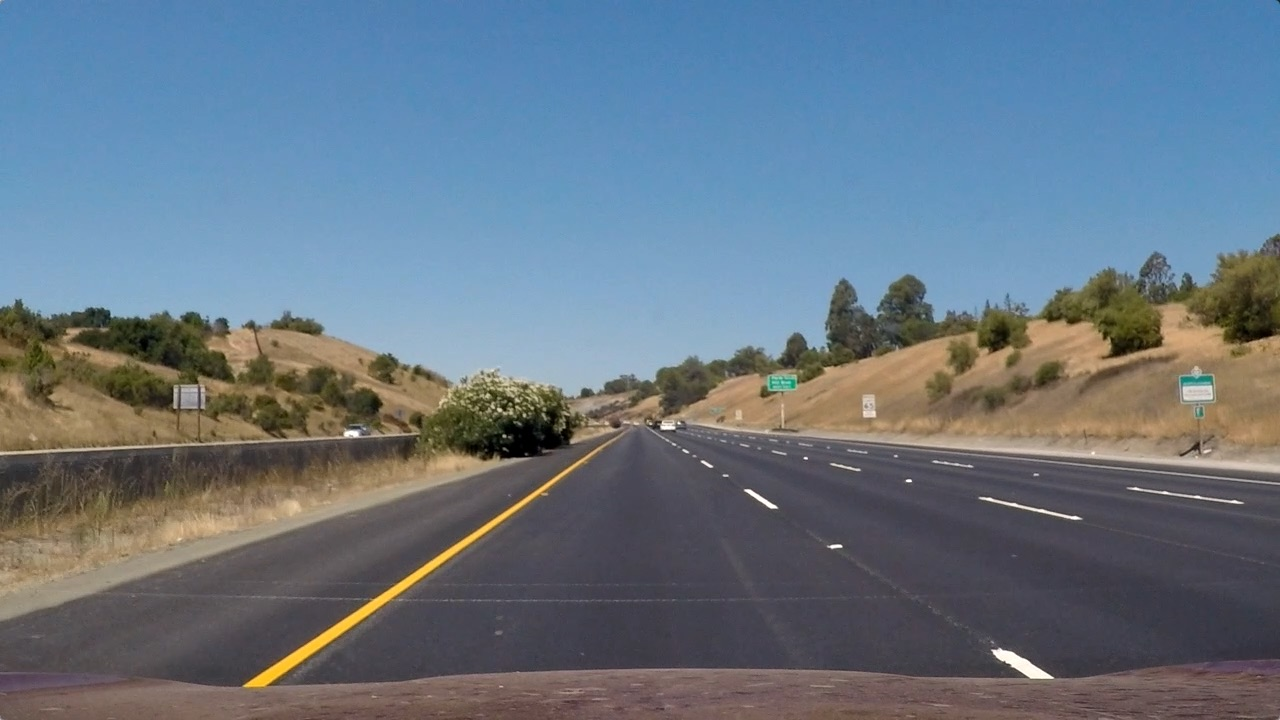
#> input picture test_images/straight_lines1.jpg, 1280 x 720 px
$ python -i bin_img.py   (imports and definitions only)   (older library calls are emulated)
#> lines starting #> are read from the running program, lines starting #| are printed output that depends on the picture
import numpy as np
import cv2
import matplotlib.pyplot as plt
import matplotlib.image as mpimg
import os
from moviepy.editor import VideoFileClip
from IPython.display import HTML

def binarize_image(img):
    for i in range(0,img.shape[0]):
        for ii in range(0,img.shape[1]):
            if (img[i,ii,0] == img[i,ii,1]) & (img[i,ii,1] ==img[i,ii,2]) & (img[i,ii,0] != 0):
                img[i,ii,0] = img[i,ii,0]-1

    gray = cv2.cvtColor(img, cv2.COLOR_RGB2GRAY)

    hls = cv2.cvtColor(img, cv2.COLOR_RGB2HLS)
#> hls: shape (720, 1280, 3); mean of channels 0, 1, 2 85.6, 117, 67
    h = hls[:,:,0]
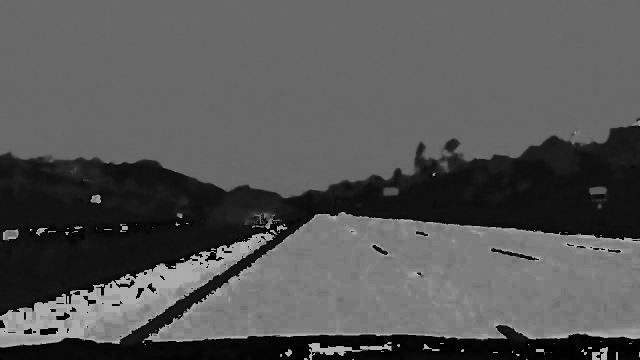
#> h: shape (720, 1280) (shown at 1/2 size); min 0, max 179, mean 85.6
    l = hls[:,:,1]
    s = hls[:,:,2]
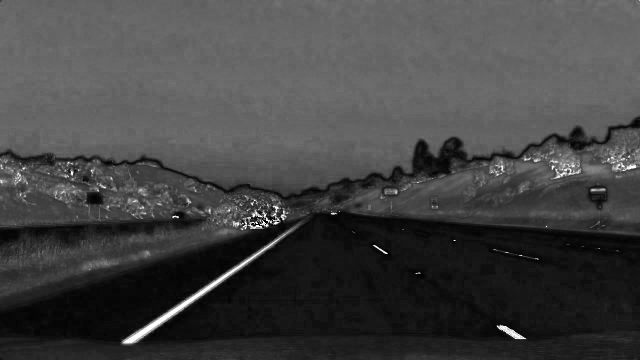
#> s: shape (720, 1280) (shown at 1/2 size); min 0, max 255, mean 67

    sobelx = cv2.Sobel(s, cv2.CV_64F, 1, 0)
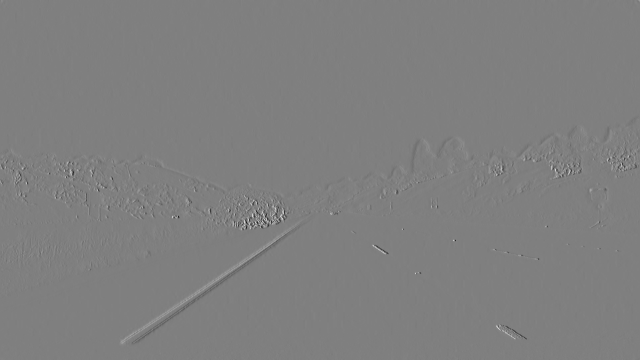
#> sobelx: shape (720, 1280) float64 (shown at 1/2 size); min -1020, max 1020, mean -0.1; drawn with min black and max white
    abs_sobelx = np.absolute(sobelx)
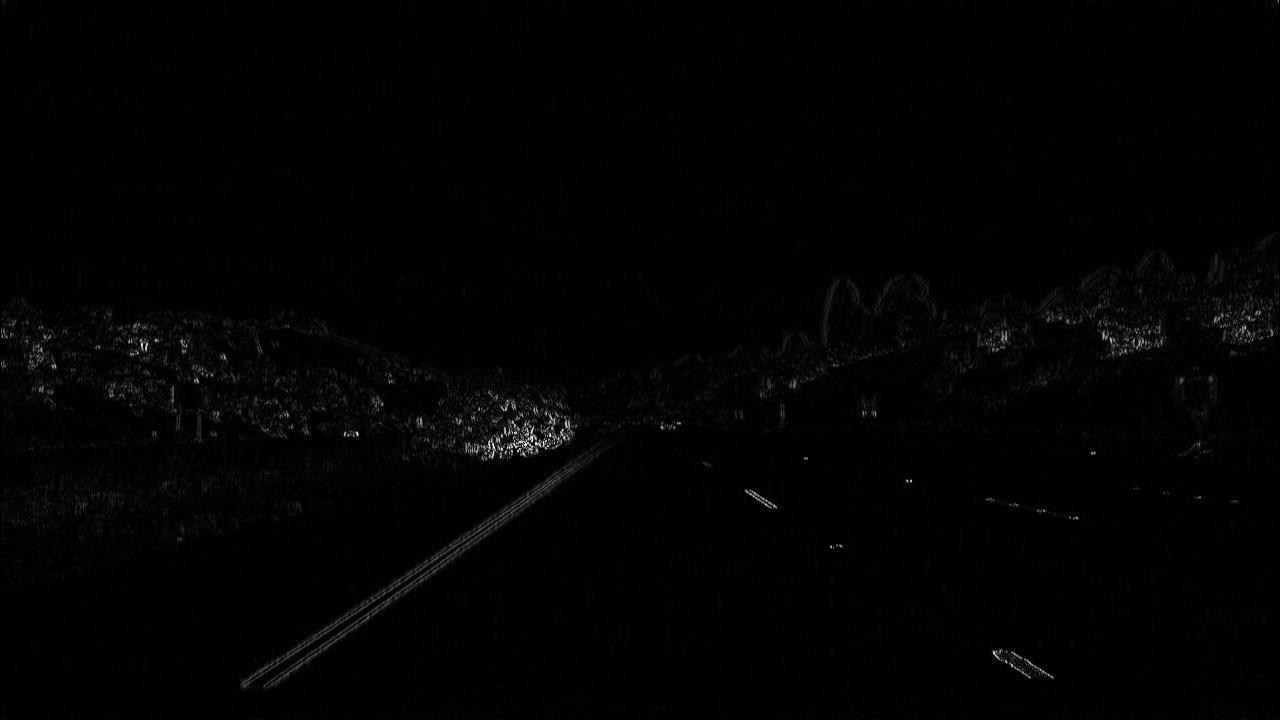
#> abs_sobelx: shape (720, 1280) float64; min 0, max 1020, mean 11.2; drawn with min black and max white
    scaled_sobel = np.uint8(255*abs_sobelx/np.max(abs_sobelx))

    kernel = np.ones((1,51))
    kernel_left = kernel.copy()
    kernel_left[0,25::] = 0
    kernel_left = kernel_left/np.sum(kernel_left)
    kernel_right = kernel.copy()
    kernel_right[0,0:26] = 0
    kernel_right = kernel_right/np.sum(kernel_right)
    sxleft = cv2.filter2D(scaled_sobel, -1, kernel_left)
    sxright = cv2.filter2D(scaled_sobel, -1, kernel_right)

    res = np.zeros_like(scaled_sobel)
    res[(sxleft > 3) & (sxright > 3) & (s > 100) & (h < 50)] = 255


    plt.figure(716)
#> (this line was passed over: IPython is not available in this run)
    plt.imshow(img)
#> (this line was passed over: IPython is not available in this run)
    plt.title('Sobel left')
#> (this line was passed over: IPython is not available in this run)

    plt.figure(714)
#> (this line was passed over: IPython is not available in this run)
    plt.imshow(sxleft, cmap='gray')
#> (this line was passed over: IPython is not available in this run)
    plt.title('Sobel left')
#> (this line was passed over: IPython is not available in this run)

    plt.figure(711)
#> (this line was passed over: IPython is not available in this run)
    plt.imshow(sxright, cmap='gray')
    plt.title('Sobel right')

    plt.figure(712)
    plt.imshow(s, cmap='gray')
    plt.title('s')

    plt.figure(713)
    plt.imshow(h, cmap='gray')
    plt.title('h')

    plt.figure(710)
    plt.imshow(res, cmap='gray')
    plt.title('Binary')


    plt.show()
    return res


src = np.float32([[274,680],[598,450],[683,450],[1030,680]])
dst = np.float32([[200,400],[200,50],[600,50],[600,400]])

M = cv2.getPerspectiveTransform(src, dst)
Minv = cv2.getPerspectiveTransform(dst, src)

ym_per_pix = 75/350 # meters per pixel in y dimension
xm_per_pix = 3.7/400 # meters per pixel in x dimension

def unwrap_image(img):
    warped = cv2.warpPerspective(img, M, (700,450), flags=cv2.INTER_LINEAR)
    return warped

def wrap_image(img, shape):
    warped = cv2.warpPerspective(img, Minv, shape, flags=cv2.INTER_LINEAR)
    return warped

# [82 lines left out: function find_lane_pixels, not called in this run]

# class RingBuffer copied from https://www.oreilly.com/library/view/python-cookbook/0596001673/ch05s19.html
class RingBuffer:
    """ class that implements a not-yet-full buffer """
    def __init__(self,size_max):
        self.max = size_max
        self.xdata = []
        self.ydata = []

    class __Full:
        """ class that implements a full buffer """
        # [5 lines left out: function append, not called in this run]
        def get(self):
            """ return list of elements in correct order """
            return self.xdata[self.cur:]+self.xdata[:self.cur], self.ydata[self.cur:]+self.ydata[:self.cur]

    # [8 lines left out: function append, not called in this run]

    def get(self):
        """ Return a list of elements from the oldest to the newest. """
        return self.xdata, self.ydata


class Line():
    def __init__(self):
        # was the line detected in the last iteration?
        self.detected = False
        # x values of the last n fits of the line
        self.recent_xfitted = []
        #average x values of the fitted line over the last n iterations
        self.bestx = None
        #polynomial coefficients averaged over the last n iterations
        self.best_fit = None
        #polynomial coefficients for the most recent fit
        self.current_fit = [np.array([False])]
        #radius of curvature of the line in some units
        self.radius_of_curvature = None
        #distance in meters of vehicle center from the line
        self.line_base_pos = None
        #difference in fit coefficients between last and new fits
        self.diffs = np.array([0,0,0], dtype='float')
        #x values for detected line pixels
        self.allx = None
        #y values for detected line pixels
        self.buffer = RingBuffer(20)
        self.notdetected = 0

    # [54 lines left out: functions update, update_force, y_range, get_radius, get_vals, get_val, not called in this run]


left_lane = Line()
right_lane = Line()

# [22 lines left out: function fit_polynomial, not called in this run]


# [2 lines not run here, left out]


# [89 lines left out: function process_image, not called in this run]


doImage =False
# [36 lines not run here, left out]

>>> import cv2
>>> picture = cv2.cvtColor(cv2.imread('test_images/straight_lines1.jpg'), cv2.COLOR_BGR2RGB)
#> (the run stopped early here; a loop or call above may not have finished)

$ run again, on test_images/test2.jpg
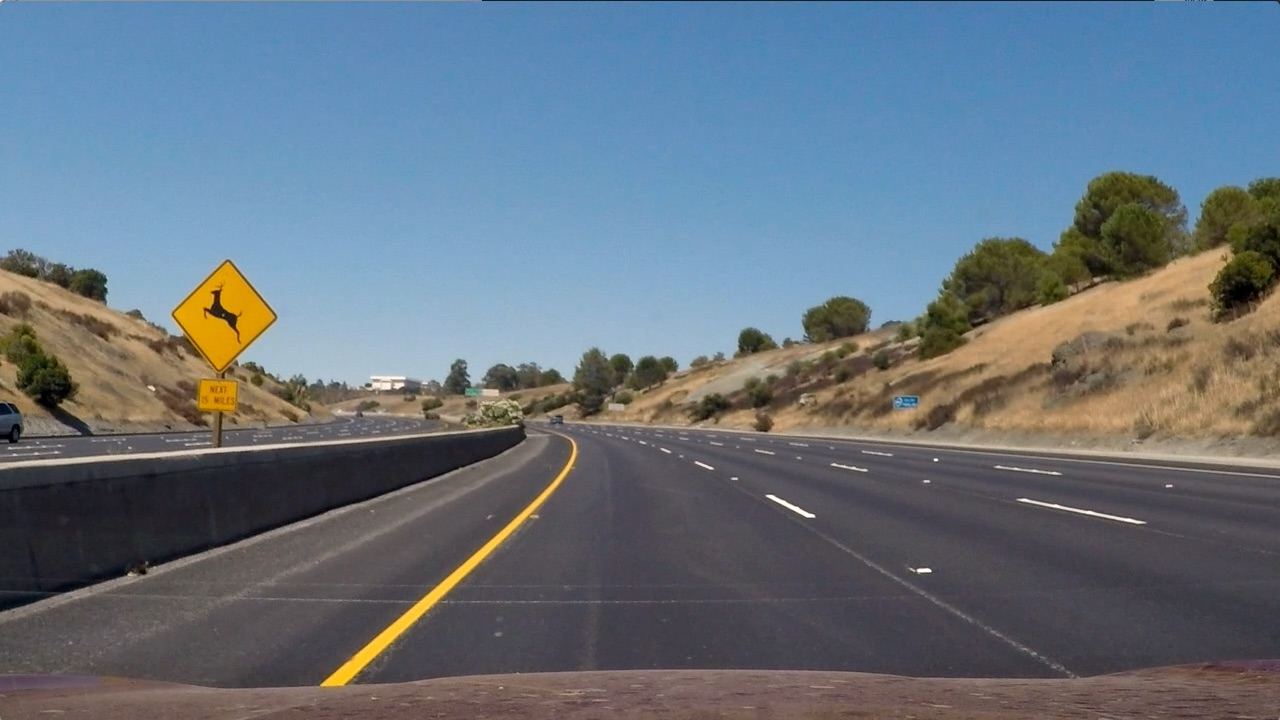
#> input picture test_images/test2.jpg, 1280 x 720 px
#> hls: shape (720, 1280, 3); mean of channels 0, 1, 2 86.3, 113.9, 64.8
#> in binarize_image, `sobelx = cv2.Sobel(s, cv2.CV_64F, 1, 0)`:
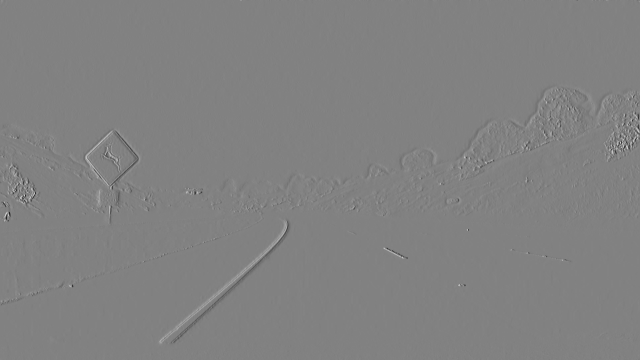
#> sobelx: shape (720, 1280) float64 (shown at 1/2 size); min -1020, max 987, mean 0; drawn with min black and max white
#> in binarize_image, `abs_sobelx = np.absolute(sobelx)`:
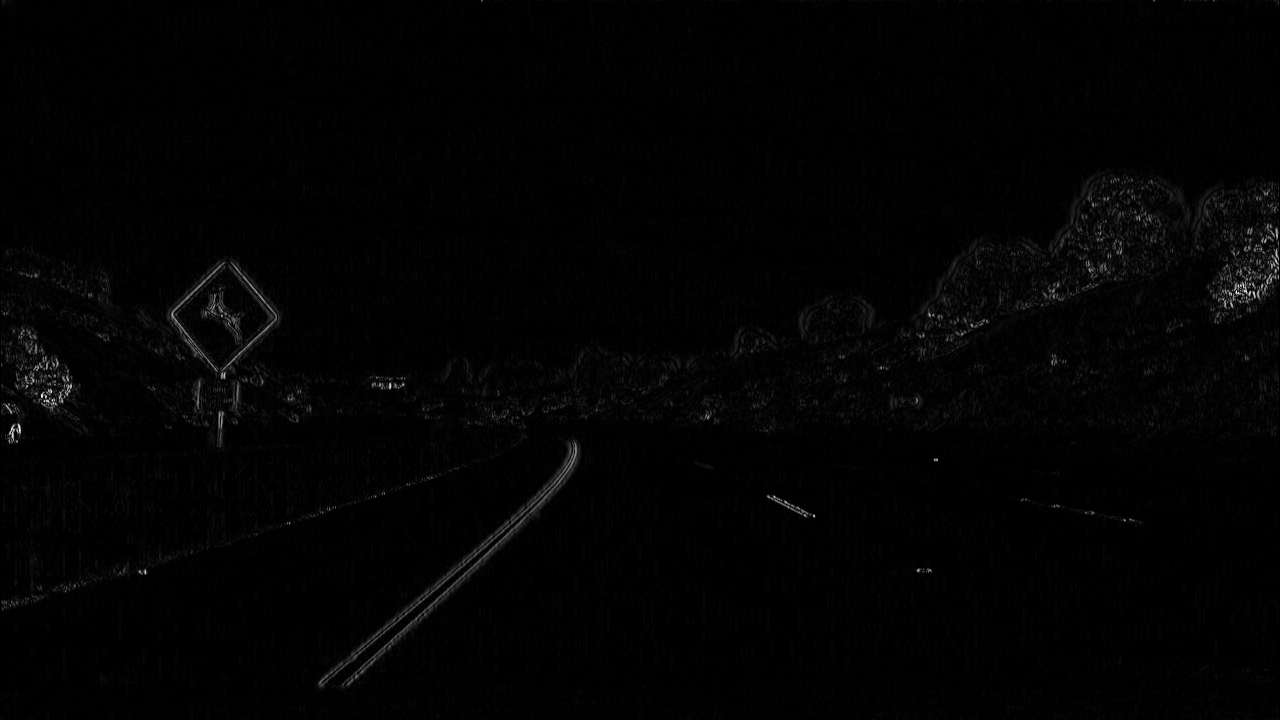
#> abs_sobelx: shape (720, 1280) float64; min 0, max 1020, mean 12.3; drawn with min black and max white

$ run again, on test_images/test3.jpg
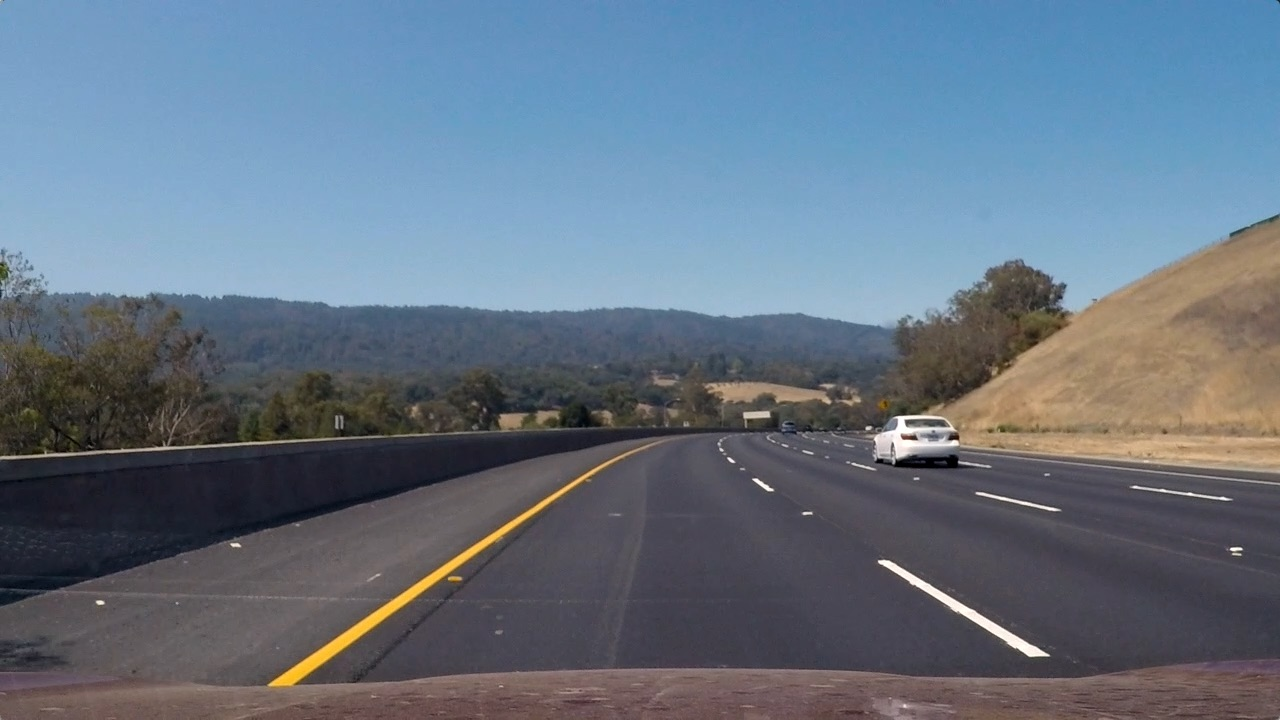
#> input picture test_images/test3.jpg, 1280 x 720 px
#> hls: shape (720, 1280, 3); mean of channels 0, 1, 2 94.9, 115.7, 62.1
#> in binarize_image, `sobelx = cv2.Sobel(s, cv2.CV_64F, 1, 0)`:
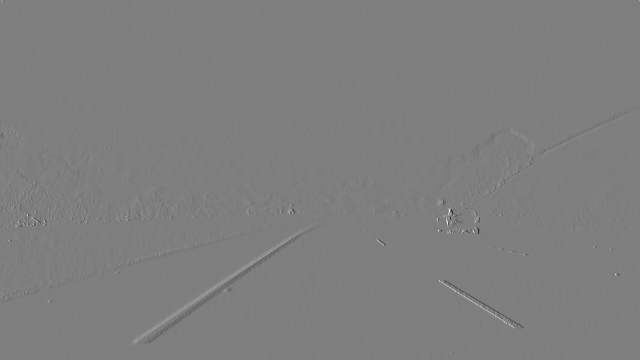
#> sobelx: shape (720, 1280) float64 (shown at 1/2 size); min -979, max 990, mean 0; drawn with min black and max white
#> in binarize_image, `abs_sobelx = np.absolute(sobelx)`:
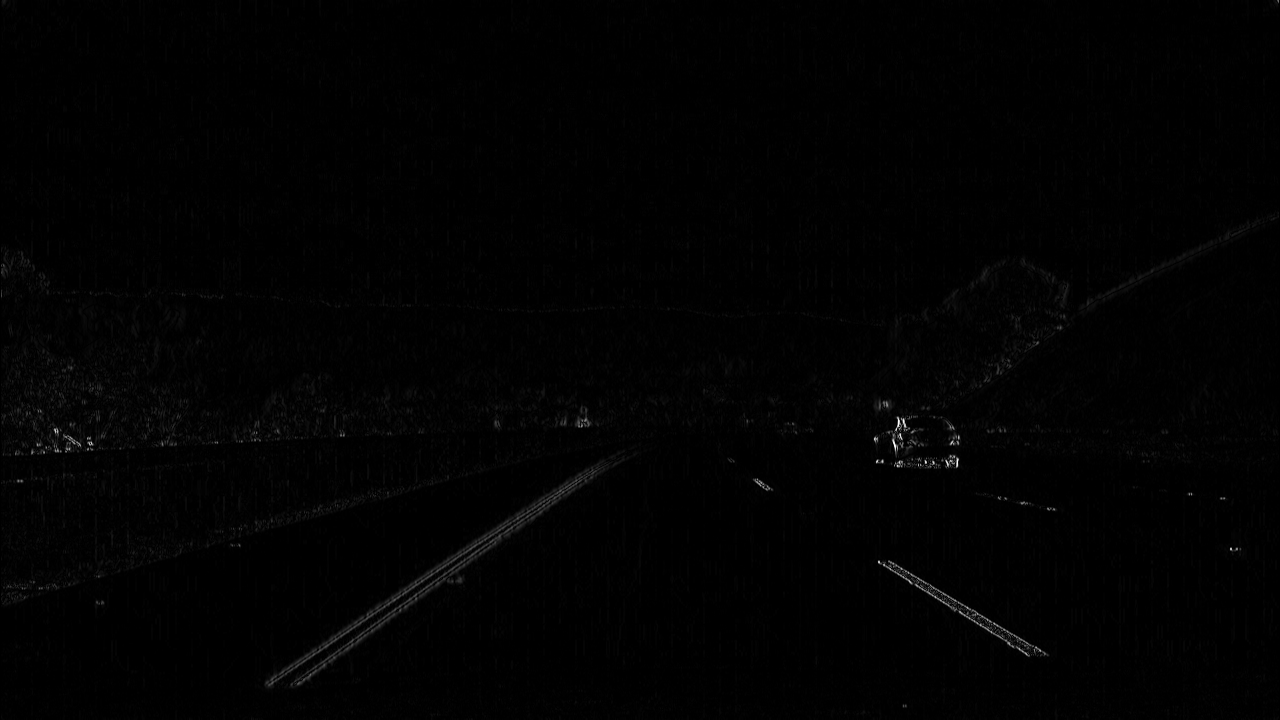
#> abs_sobelx: shape (720, 1280) float64; min 0, max 990, mean 8.6; drawn with min black and max white
